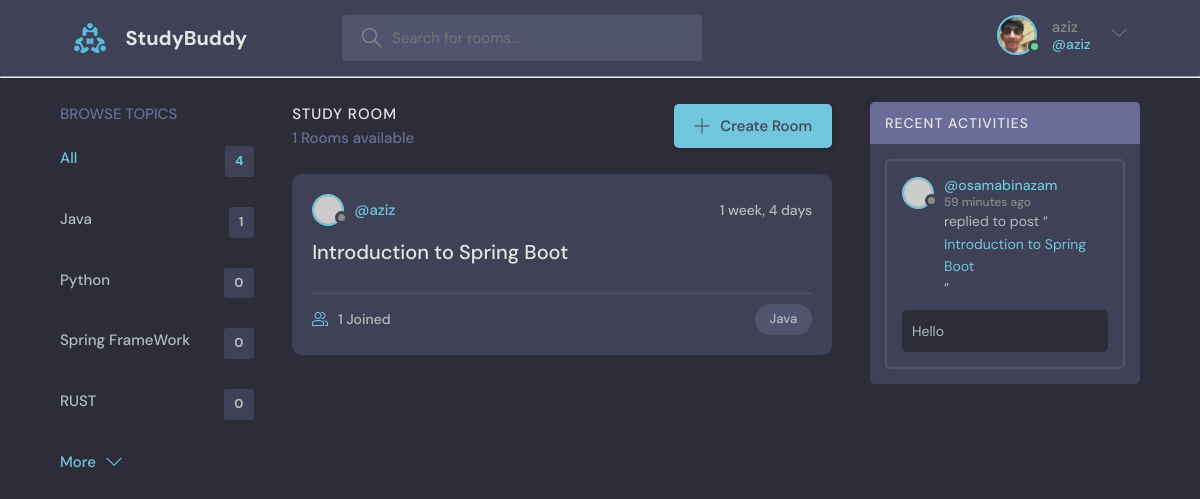
Screenshot of / (signed in) with the database file from the repository.
### base/models.py (models this page shows, shortened)
class Topic (models.Model):
        name = models.CharField(max_length=200)

class Room(models.Model ):
        host = models.ForeignKey(User, on_delete=models.SET_NULL , null=True)
        topic = models.ForeignKey(Topic, on_delete=models.SET_NULL , null=True)
        name = models.CharField(max_length=200)
        description = models.TextField(null=True, blank=True)
        participants = models.ManyToManyField(User, related_name='participants', blank=True)
        update=models.DateTimeField(auto_now=True)
        created = models.DateTimeField(auto_now_add=True)
        class Meta:
                ordering = ['-update', '-created']             # ordering in Descending Order

class Message(models.Model):
        user = models.ForeignKey(User, on_delete=models.CASCADE)
        room = models.ForeignKey(Room, on_delete=models.CASCADE)
        body = models.TextField()
        update=models.DateTimeField(auto_now=True)
        created = models.DateTimeField(auto_now_add=True)
        class Meta:
                ordering = ['-update', '-created']

### base/views.py (the view)
# urls.py: path("",views.home, name="home"),
def home(request):
    q= request.GET.get('q') if request.GET.get('q') != None else ''
    rooms = Room.objects.filter(
        Q(topic__name__icontains=q) |
        Q(name__icontains=q) |
        Q(description__icontains=q)
        )
    topics = Topic.objects.all()
    room_count = rooms.count()
    room_messages  =Message.objects.filter(Q(room__topic__name__icontains =q))
    context = {'rooms':rooms, 'topics':topics ,
               'room_count':room_count, 'room_messages':room_messages}
    return render(request , 'base/home.html', context )

### base/templates/base/home.html (shortened to what this page needs)
{% load static %}
{% include 'main.html' %}
{% block content %}
<main class="layout layout--3">
  <div class="container">
    {% include 'base/topic_component.html'%}
    <div class="roomList">
      <div class="roomList__header">
        <div>
          <h2>Study Room</h2>
          <p>{{room_count}} Rooms available</p>
        </div>
        <a class="btn btn--main" href="{% url 'create-room'  %}">
          <svg version="1.1" xmlns="http://www.w3.org/2000/svg" width="32" height="32" viewBox="0 0 32 32">
            <title>add</title>
            <path
              d="M16.943 0.943h-1.885v14.115h-14.115v1.885h14.115v14.115h1.885v-14.115h14.115v-1.885h-14.115v-14.115z"
            ></path>
          </svg>
          Create Room
        </a>
      </div>
      {% include 'base/feed_component.html' %}
    </div>
    {% include 'base/activity_component.html' %}
  </div>
</main>
{% endblock content %}

### templates/navbar.html (shortened to what this page needs)
{% load static %}
<header class="header header--loggedIn">
    <div class="container">
      <a href="{% url 'home' %}" class="header__logo">
        <img src=" {% static 'images/logo.svg'%} " />
        <h1>StudyBuddy</h1>
      </a>
      <form class="header__search" method="GET" action="{% url 'home'%}">
        <label>
          <input type="text" name="q" placeholder="Search for rooms..." />
        </label>
      </form>
      <nav class="header__menu">
        {% if request.user.is_authenticated %}
        <div class="header__user">
          <a href="{% url 'update-user' %}">
            <div class="avatar avatar--medium active">
              <img src=" {% static 'images/Osamasprofile.jpg' %} " />
            </div>
            <p>{{request.user.username}} <span>@{{request.user.username}}</span></p>
          </a>
          <button class="dropdown-button">
            <svg version="1.1" xmlns="http://www.w3.org/2000/svg" width="32" height="32" viewBox="0 0 32 32">
              <title>chevron-down</title>
              <path d="M16 21l-13-13h-3l16 16 16-16h-3l-13 13z"></path>
            </svg>
          </button>
        </div>
        {% else %}
         <a href="{% url 'login' %}">
          <img src="{% static '/images/avatar.svg' %}" />
          <p>Login</p>
        </a>
        {% endif %}
      </nav>
    </div>
  </header>
    <hr>

### base/templates/base/topic_component.html
<div class="topics">
    <div class="topics__header">
      <h2>Browse Topics</h2>
    </div>
    <ul class="topics__list">
      <li>
        <a href="{% url 'home' %}" class="active">All <span>{{topics.count}}</span></a>
      </li>
      {% for topic in topics %}
      <li>
        <a href="{% url 'home'%}?q={{topic.name}}">{{topic.name}} <span>{{topic.room_set.all.count}}</span></a>
      </li>
      {% endfor %}
    </ul>
    <a class="btn btn--link" href="topics.html">
      More
      <svg version="1.1" xmlns="http://www.w3.org/2000/svg" width="32" height="32" viewBox="0 0 32 32">
        <title>chevron-down</title>
        <path d="M16 21l-13-13h-3l16 16 16-16h-3l-13 13z"></path>
      </svg>
    </a>
  </div>

### base/templates/base/feed_component.html (shortened to what this page needs)
{% load static %}
{% for room in rooms %}
<div class="roomListRoom">
    <div class="roomListRoom__header">
      <a href="{% url 'user-profile' room.host.id  %}" class="roomListRoom__author">
        <div class="avatar avatar--small">
          <img src="https://randomuser.me/api/portraits/women/11.jpg" />
        </div>
        <span>@{{room.host.username}}</span>
      </a>
      <div class="roomListRoom__actions">
        <span>{{room.created|timesince}}</span>
      </div>
    </div>
    <div class="roomListRoom__content">
      <a href="{% url 'room' room.id %}">{{room.name}}</a>
    </div>
    <div class="roomListRoom__meta">
      <a href="{% url 'room' room.id %}" class="roomListRoom__joined">
        {{room.participants.all.count}} Joined
      </a>
      <p class="roomListRoom__topic">{{room.topic.name}}</p>
    </div>
  </div>
{% endfor %}

### base/templates/base/activity_component.html (shortened to what this page needs)
<div class="activities">
    <div class="activities__header">
      <h2>Recent Activities</h2>
    </div>
    {% for message in room_messages %}
    <div class="activities__box">
      <div class="activities__boxHeader roomListRoom__header">
        <a href="{% url 'user-profile' message.user.id %}" class="roomListRoom__author">
          <div class="avatar avatar--small">
            <img src="https://randomuser.me/api/portraits/women/11.jpg" />
          </div>
          <p>
            @{{message.user}}
            <span>{{message.created|timesince}} ago</span>
          </p>
        </a>
      </div>
      <div class="activities__boxContent">
        <p>replied to post “<a href="{% url 'room' message.room.id %}">{{message.room.name}}</a>”</p>
        <div class="activities__boxRoomContent">
          {{message.body}}
        </div>
      </div>
    </div>
    {% endfor %}
  </div>

### rows the page displays
Topic: name "Java", room_set.all.count "1"
Topic: name "Python", room_set.all.count "0"
Topic: name "Spring FrameWork", room_set.all.count "0"
Topic: name "RUST", room_set.all.count "0"
Room: host.username "aziz", created "1 week, 4 days", name "Introduction to Spring Boot", participants.all.count "1", topic.name "Java"
Message: user "osamabinazam", created "59 minutes", room.name "Introduction to Spring Boot", body "Hello"

### other values shown
{{ request.user.username }} "aziz"
{{ topics.count }} "4"
{{ room_count }} "1"
